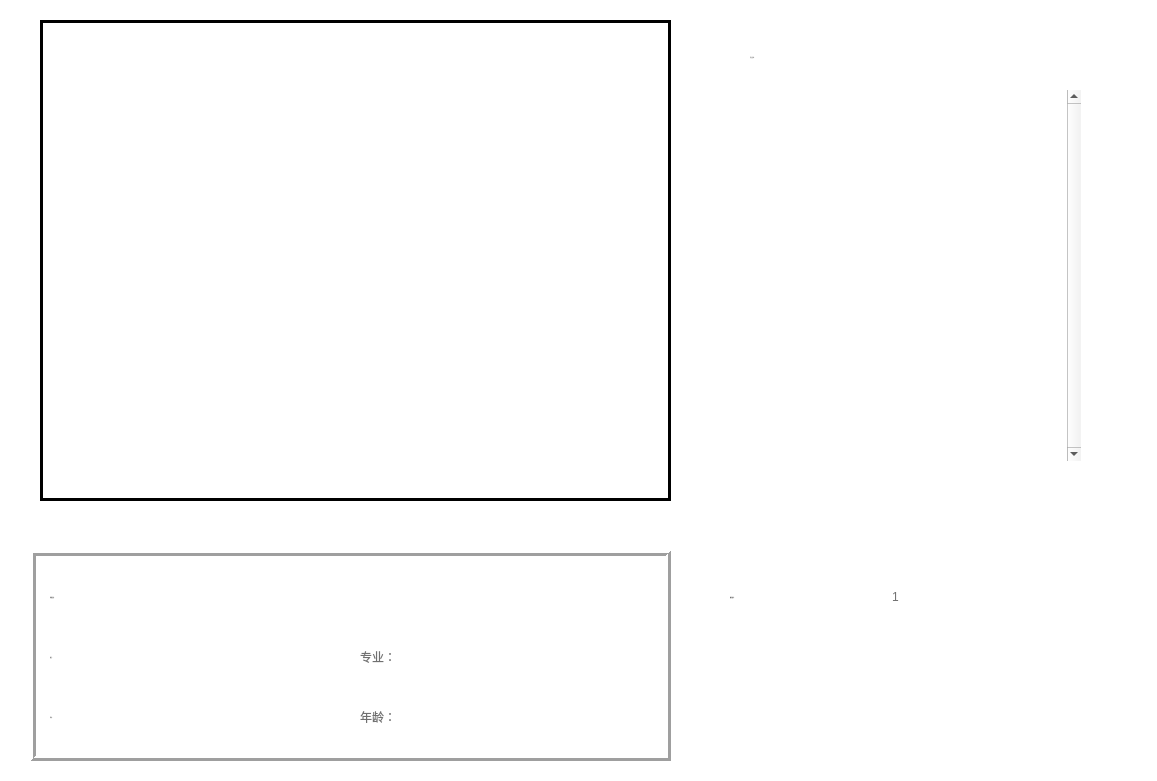
<?xml version="1.0" encoding="UTF-8"?>
<ui version="4.0">
 <class>checkon</class>
 <widget class="QMainWindow" name="checkon">
  <property name="geometry">
   <rect>
    <x>0</x>
    <y>0</y>
    <width>1157</width>
    <height>781</height>
   </rect>
  </property>
  <property name="windowTitle">
   <string>MainWindow</string>
  </property>
  <property name="styleSheet">
   <string notr="true">QWidget#centralwidget
{
background-color: rgb(255, 255, 255);
}</string>
  </property>
  <widget class="QWidget" name="centralwidget">
   <widget class="QToolButton" name="out">
    <property name="geometry">
     <rect>
      <x>990</x>
      <y>640</y>
      <width>161</width>
      <height>111</height>
     </rect>
    </property>
    <property name="text">
     <string/>
    </property>
    <property name="icon">
     <iconset resource="rsc.qrc">
      <normaloff>:/img/fanhui.png</normaloff>:/img/fanhui.png</iconset>
    </property>
    <property name="iconSize">
     <size>
      <width>147</width>
      <height>70</height>
     </size>
    </property>
    <property name="autoRaise">
     <bool>true</bool>
    </property>
   </widget>
   <widget class="QLabel" name="t1">
    <property name="geometry">
     <rect>
      <x>360</x>
      <y>640</y>
      <width>75</width>
      <height>33</height>
     </rect>
    </property>
    <property name="styleSheet">
     <string notr="true">font: 25px &quot;微软雅黑&quot;;
color: rgb(112, 112, 112);</string>
    </property>
    <property name="text">
     <string>专业：</string>
    </property>
   </widget>
   <widget class="QLabel" name="stu_major">
    <property name="geometry">
     <rect>
      <x>430</x>
      <y>640</y>
      <width>231</width>
      <height>35</height>
     </rect>
    </property>
    <property name="styleSheet">
     <string notr="true">font: 25px &quot;微软雅黑&quot;;
color: rgb(112, 112, 112);</string>
    </property>
    <property name="text">
     <string/>
    </property>
   </widget>
   <widget class="QLabel" name="stu_age">
    <property name="geometry">
     <rect>
      <x>430</x>
      <y>700</y>
      <width>231</width>
      <height>35</height>
     </rect>
    </property>
    <property name="styleSheet">
     <string notr="true">font: 25px &quot;微软雅黑&quot;;
color: rgb(112, 112, 112);</string>
    </property>
    <property name="text">
     <string/>
    </property>
   </widget>
   <widget class="QLabel" name="t2">
    <property name="geometry">
     <rect>
      <x>360</x>
      <y>700</y>
      <width>75</width>
      <height>33</height>
     </rect>
    </property>
    <property name="styleSheet">
     <string notr="true">font: 25px &quot;微软雅黑&quot;;
color: rgb(112, 112, 112);</string>
    </property>
    <property name="text">
     <string>年龄：</string>
    </property>
   </widget>
   <widget class="QLabel" name="t3">
    <property name="geometry">
     <rect>
      <x>50</x>
      <y>640</y>
      <width>65</width>
      <height>35</height>
     </rect>
    </property>
    <property name="font">
     <font>
      <family>微软雅黑</family>
      <pointsize>-1</pointsize>
      <weight>50</weight>
      <italic>false</italic>
      <bold>false</bold>
     </font>
    </property>
    <property name="styleSheet">
     <string notr="true">font: 25px &quot;微软雅黑&quot;;
color: rgb(112, 112, 112);</string>
    </property>
    <property name="text">
     <string>姓名：</string>
    </property>
   </widget>
   <widget class="QLabel" name="t4">
    <property name="geometry">
     <rect>
      <x>50</x>
      <y>700</y>
      <width>65</width>
      <height>35</height>
     </rect>
    </property>
    <property name="font">
     <font>
      <family>微软雅黑</family>
      <pointsize>-1</pointsize>
      <weight>50</weight>
      <italic>false</italic>
      <bold>false</bold>
     </font>
    </property>
    <property name="styleSheet">
     <string notr="true">font: 25px &quot;微软雅黑&quot;;
color: rgb(112, 112, 112);</string>
    </property>
    <property name="text">
     <string>学号：</string>
    </property>
   </widget>
   <widget class="QLabel" name="stu_name">
    <property name="geometry">
     <rect>
      <x>120</x>
      <y>640</y>
      <width>221</width>
      <height>35</height>
     </rect>
    </property>
    <property name="font">
     <font>
      <family>微软雅黑</family>
      <pointsize>-1</pointsize>
      <weight>50</weight>
      <italic>false</italic>
      <bold>false</bold>
     </font>
    </property>
    <property name="styleSheet">
     <string notr="true">font: 25px &quot;微软雅黑&quot;;
color: rgb(112, 112, 112);</string>
    </property>
    <property name="text">
     <string/>
    </property>
   </widget>
   <widget class="QLabel" name="stu_id">
    <property name="geometry">
     <rect>
      <x>120</x>
      <y>700</y>
      <width>221</width>
      <height>35</height>
     </rect>
    </property>
    <property name="font">
     <font>
      <family>微软雅黑</family>
      <pointsize>-1</pointsize>
      <weight>50</weight>
      <italic>false</italic>
      <bold>false</bold>
     </font>
    </property>
    <property name="styleSheet">
     <string notr="true">font: 25px &quot;微软雅黑&quot;;
color: rgb(112, 112, 112);</string>
    </property>
    <property name="text">
     <string/>
    </property>
   </widget>
   <widget class="QLabel" name="t8">
    <property name="geometry">
     <rect>
      <x>710</x>
      <y>-10</y>
      <width>411</width>
      <height>551</height>
     </rect>
    </property>
    <property name="text">
     <string/>
    </property>
    <property name="pixmap">
     <pixmap resource="rsc.qrc">:/img/liebiao.png</pixmap>
    </property>
   </widget>
   <widget class="QTableWidget" name="list">
    <property name="geometry">
     <rect>
      <x>770</x>
      <y>90</y>
      <width>311</width>
      <height>371</height>
     </rect>
    </property>
    <property name="autoFillBackground">
     <bool>false</bool>
    </property>
    <property name="styleSheet">
     <string notr="true">font: 75 25px &quot;微软雅黑&quot;;
color: rgb(112, 112, 112);</string>
    </property>
    <property name="frameShape">
     <enum>QFrame::NoFrame</enum>
    </property>
    <property name="frameShadow">
     <enum>QFrame::Plain</enum>
    </property>
    <property name="lineWidth">
     <number>1</number>
    </property>
    <property name="verticalScrollBarPolicy">
     <enum>Qt::ScrollBarAlwaysOn</enum>
    </property>
    <property name="horizontalScrollBarPolicy">
     <enum>Qt::ScrollBarAlwaysOff</enum>
    </property>
    <property name="sizeAdjustPolicy">
     <enum>QAbstractScrollArea::AdjustIgnored</enum>
    </property>
    <property name="autoScrollMargin">
     <number>10</number>
    </property>
    <property name="showGrid">
     <bool>true</bool>
    </property>
    <property name="gridStyle">
     <enum>Qt::DashDotLine</enum>
    </property>
    <property name="wordWrap">
     <bool>true</bool>
    </property>
    <attribute name="verticalHeaderShowSortIndicator" stdset="0">
     <bool>false</bool>
    </attribute>
   </widget>
   <widget class="QLabel" name="t9">
    <property name="geometry">
     <rect>
      <x>30</x>
      <y>550</y>
      <width>641</width>
      <height>211</height>
     </rect>
    </property>
    <property name="frameShape">
     <enum>QFrame::Box</enum>
    </property>
    <property name="frameShadow">
     <enum>QFrame::Raised</enum>
    </property>
    <property name="lineWidth">
     <number>3</number>
    </property>
    <property name="text">
     <string/>
    </property>
   </widget>
   <widget class="QLabel" name="camera">
    <property name="geometry">
     <rect>
      <x>40</x>
      <y>20</y>
      <width>631</width>
      <height>481</height>
     </rect>
    </property>
    <property name="frameShape">
     <enum>QFrame::Box</enum>
    </property>
    <property name="frameShadow">
     <enum>QFrame::Plain</enum>
    </property>
    <property name="lineWidth">
     <number>3</number>
    </property>
    <property name="text">
     <string/>
    </property>
    <property name="pixmap">
     <pixmap resource="rsc.qrc">:/img/shiyongshuoming.png</pixmap>
    </property>
    <property name="alignment">
     <set>Qt::AlignCenter</set>
    </property>
   </widget>
   <widget class="QLabel" name="t7">
    <property name="geometry">
     <rect>
      <x>840</x>
      <y>570</y>
      <width>261</width>
      <height>51</height>
     </rect>
    </property>
    <property name="font">
     <font>
      <family>微软雅黑</family>
      <pointsize>-1</pointsize>
      <weight>50</weight>
      <italic>false</italic>
      <bold>false</bold>
     </font>
    </property>
    <property name="styleSheet">
     <string notr="true">font: 25px &quot;微软雅黑&quot;;
color: rgb(112, 112, 112);</string>
    </property>
    <property name="text">
     <string/>
    </property>
    <property name="pixmap">
     <pixmap resource="rsc.qrc">:/img/banji.jpg</pixmap>
    </property>
   </widget>
   <widget class="QLabel" name="t5">
    <property name="geometry">
     <rect>
      <x>730</x>
      <y>580</y>
      <width>121</width>
      <height>35</height>
     </rect>
    </property>
    <property name="font">
     <font>
      <family>微软雅黑</family>
      <pointsize>-1</pointsize>
      <weight>50</weight>
      <italic>false</italic>
      <bold>false</bold>
     </font>
    </property>
    <property name="styleSheet">
     <string notr="true">font: 25px &quot;微软雅黑&quot;;
color: rgb(112, 112, 112);</string>
    </property>
    <property name="text">
     <string>教室编号：</string>
    </property>
   </widget>
   <widget class="QToolButton" name="kaishi">
    <property name="geometry">
     <rect>
      <x>690</x>
      <y>630</y>
      <width>161</width>
      <height>111</height>
     </rect>
    </property>
    <property name="text">
     <string/>
    </property>
    <property name="icon">
     <iconset resource="rsc.qrc">
      <normaloff>:/img/kaishi.png</normaloff>:/img/kaishi.png</iconset>
    </property>
    <property name="iconSize">
     <size>
      <width>200</width>
      <height>250</height>
     </size>
    </property>
    <property name="autoRaise">
     <bool>true</bool>
    </property>
   </widget>
   <widget class="QToolButton" name="tingzhi">
    <property name="geometry">
     <rect>
      <x>840</x>
      <y>630</y>
      <width>171</width>
      <height>111</height>
     </rect>
    </property>
    <property name="text">
     <string/>
    </property>
    <property name="icon">
     <iconset resource="rsc.qrc">
      <normaloff>:/img/tingzhi.png</normaloff>:/img/tingzhi.png</iconset>
    </property>
    <property name="iconSize">
     <size>
      <width>200</width>
      <height>250</height>
     </size>
    </property>
    <property name="autoRaise">
     <bool>true</bool>
    </property>
   </widget>
   <widget class="QLabel" name="result">
    <property name="geometry">
     <rect>
      <x>180</x>
      <y>580</y>
      <width>481</width>
      <height>35</height>
     </rect>
    </property>
    <property name="font">
     <font>
      <family>微软雅黑</family>
      <pointsize>-1</pointsize>
      <weight>50</weight>
      <italic>false</italic>
      <bold>false</bold>
     </font>
    </property>
    <property name="styleSheet">
     <string notr="true">font: 25px &quot;微软雅黑&quot;;
color: rgb(112, 112, 112);</string>
    </property>
    <property name="text">
     <string/>
    </property>
   </widget>
   <widget class="QLabel" name="t6">
    <property name="geometry">
     <rect>
      <x>50</x>
      <y>580</y>
      <width>121</width>
      <height>35</height>
     </rect>
    </property>
    <property name="font">
     <font>
      <family>微软雅黑</family>
      <pointsize>-1</pointsize>
      <weight>50</weight>
      <italic>false</italic>
      <bold>false</bold>
     </font>
    </property>
    <property name="styleSheet">
     <string notr="true">font: 25px &quot;微软雅黑&quot;;
color: rgb(112, 112, 112);</string>
    </property>
    <property name="text">
     <string>考勤结果：</string>
    </property>
   </widget>
   <widget class="QLineEdit" name="name_text">
    <property name="geometry">
     <rect>
      <x>890</x>
      <y>580</y>
      <width>180</width>
      <height>33</height>
     </rect>
    </property>
    <property name="styleSheet">
     <string notr="true">font: 25px &quot;微软雅黑&quot;;
color: rgb(112, 112, 112);</string>
    </property>
    <property name="text">
     <string>1</string>
    </property>
    <property name="frame">
     <bool>false</bool>
    </property>
    <property name="placeholderText">
     <string/>
    </property>
   </widget>
   <widget class="QLabel" name="t5_2">
    <property name="geometry">
     <rect>
      <x>750</x>
      <y>40</y>
      <width>121</width>
      <height>35</height>
     </rect>
    </property>
    <property name="font">
     <font>
      <family>微软雅黑</family>
      <pointsize>-1</pointsize>
      <weight>50</weight>
      <italic>false</italic>
      <bold>false</bold>
     </font>
    </property>
    <property name="styleSheet">
     <string notr="true">font: 25px &quot;微软雅黑&quot;;
color: rgb(112, 112, 112);</string>
    </property>
    <property name="text">
     <string>打卡记录：</string>
    </property>
   </widget>
   <zorder>t9</zorder>
   <zorder>out</zorder>
   <zorder>t1</zorder>
   <zorder>stu_major</zorder>
   <zorder>stu_age</zorder>
   <zorder>t2</zorder>
   <zorder>t3</zorder>
   <zorder>t4</zorder>
   <zorder>stu_name</zorder>
   <zorder>stu_id</zorder>
   <zorder>t8</zorder>
   <zorder>list</zorder>
   <zorder>camera</zorder>
   <zorder>t7</zorder>
   <zorder>t5</zorder>
   <zorder>kaishi</zorder>
   <zorder>tingzhi</zorder>
   <zorder>result</zorder>
   <zorder>t6</zorder>
   <zorder>name_text</zorder>
   <zorder>t5_2</zorder>
  </widget>
 </widget>
 <resources>
  <include location="rsc.qrc"/>
 </resources>
 <connections/>
</ui>
